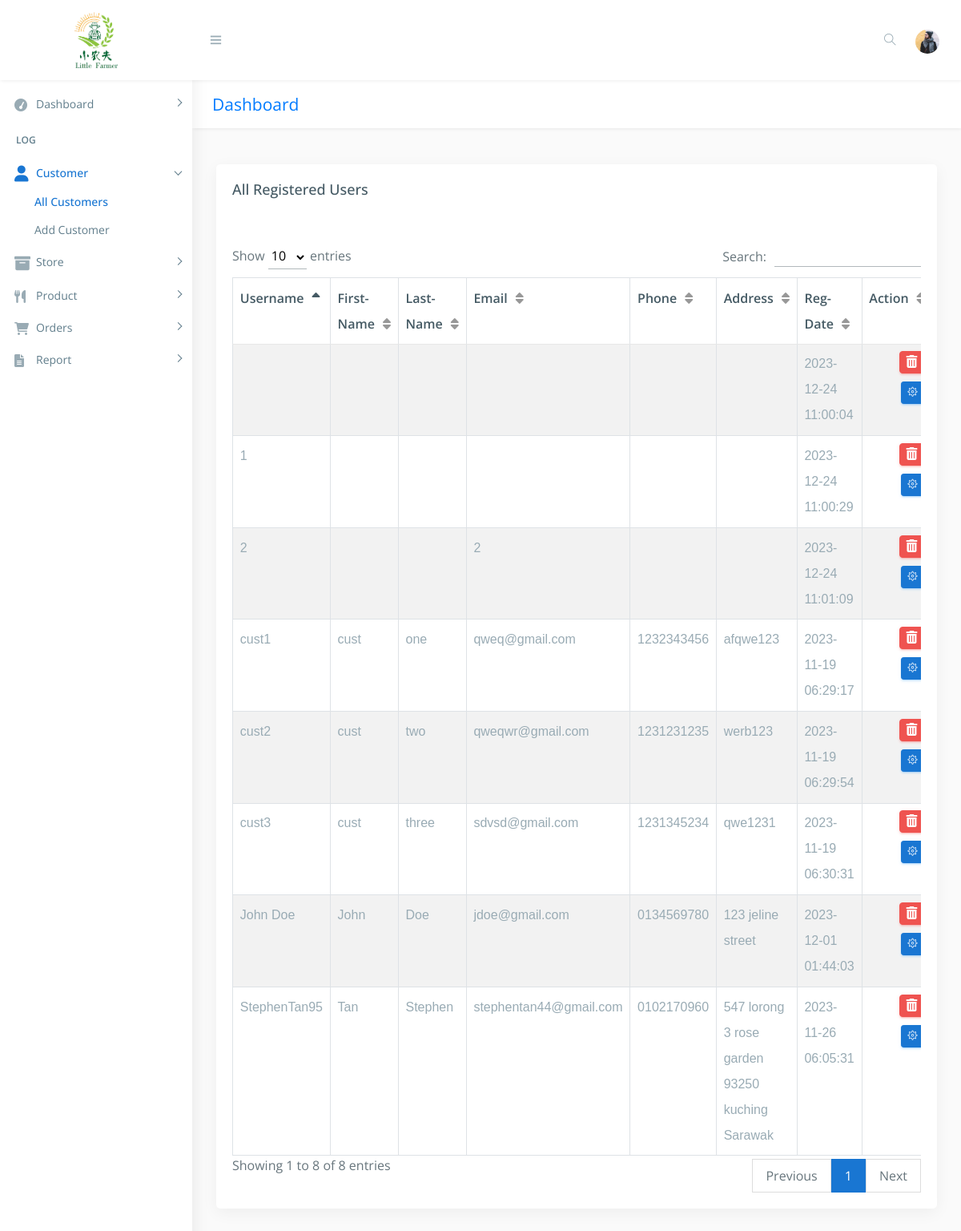
Page /seller-bp/allusers.php (signed in) on the committed database.
### tables this page shows
CREATE TABLE `users` (
  `u_id` int(222) NOT NULL,
  `username` varchar(222) NOT NULL,
  `f_name` varchar(222) NOT NULL,
  `l_name` varchar(222) NOT NULL,
  `fullName` varchar(50) NOT NULL,
  `email` varchar(222) NOT NULL,
  `phone` varchar(222) NOT NULL,
  `password` varchar(222) NOT NULL,
  `address` text NOT NULL,
  `status` int(222) NOT NULL DEFAULT 1,
  `date` timestamp NOT NULL DEFAULT current_timestamp() ON UPDATE current_timestamp()
);

### seller-bp/allusers.php (the view, shortened to what this page needs)
<!DOCTYPE html>
<html lang="en">
<head>
    <link href="css/lib/bootstrap/bootstrap.min.css" rel="stylesheet">
    <link href="css/helper.css" rel="stylesheet">
    <link href="css/style.css" rel="stylesheet">
</head>
<body class="fix-header fix-sidebar">
<?php
if (isset($_SESSION['adm_id']))
{
?>
    <div id="main-wrapper">
        <?php
        include("sidebar.php");
        ?>
        <div class="page-wrapper">
            <div class="row page-titles">
                <div class="col-md-5 align-self-center">
                    <h3 class="text-primary">Dashboard</h3> </div>
            </div>
            <div class="container-fluid">
                <div class="row">
                    <div class="col-12">
                        <div class="card">
                            <div class="card-body">
                                <h4 class="card-title">All Registered Users</h4>
                                <div class="table-responsive m-t-40">
                                    <table id="myTable" class="table table-bordered table-striped">
                                        <thead>
                                            <tr>
                                                <th>Username</th>
                                                <th>First-Name</th>
                                                <th>Last-Name</th>
                                                <th>Email</th>
                                                <th>Phone</th>
												<th>Address</th>
											<?php
												if($_SESSION['adm_co'] == "SUPA"){
											?>
												<th>Reg-Date</th>
												<th>Action</th>
											<?php
												}
											?>
                                            </tr>
                                        </thead>
                                        <tbody>
											<?php
											if($_SESSION['adm_co'] == "SUPA")
												$sql = "SELECT * FROM users WHERE status < 3 ORDER BY status";
											else
												$sql = "SELECT DISTINCT user_id FROM orders JOIN users ON orders.user_id = users.u_id WHERE status < 3 AND order_status < 3 AND order_belong = '".$_SESSION['store']."' ORDER BY order_status DESC";
												$query = $db->query($sql);
                                                if(!$query->num_rows > 0 )
                                                {
													if($_SESSION['adm_co'] == "SUPA")
                                                    	echo '<td colspan="8"><center>No User-Data!</center></td>';
													else
														echo '<td colspan="6"><center>No User-Data!</center></td>';
                                                }
                                                else
                                                {
                                                    while($rows=mysqli_fetch_array($query))
                                                    {
														if($_SESSION['adm_co'] == "SUPA"){
															echo ' <tr><td>'.$rows['username'].'</td>
																		<td>'.$rows['f_name'].'</td>
																		<td>'.$rows['l_name'].'</td>
																		<td>'.$rows['email'].'</td>
																		<td>'.$rows['phone'].'</td>
																		<td>'.$rows['address'].'</td>
																		<td>'.$rows['date'].'</td>
																		<td><a href="delete_users.php?user_del='.$rows['u_id'].'" class="btn btn-danger btn-flat btn-addon btn-xs m-b-10"><i class="fa fa-trash-o" style="font-size:16px"></i></a>
																		<a href="update_users.php?user_upd='.$rows['u_id'].'" " class="btn btn-info btn-flat btn-addon btn-sm m-b-10 m-l-5"><i class="ti-settings"></i></a>
																		</td></tr>';
														}
                                                    }
                                                }
											?>
                                        </tbody>
                                    </table>
                                </div>
                            </div>
                        </div>
					</div>
                </div>
            </div>
        </div>
    </div>
<?php
}
?>
</body>
</html>

### seller-bp/css/helper.css (style rules this page uses)
.m-t-40 { margin-top: 40px!important; }
.m-b-10 { margin-bottom: 10px!important; }
.m-l-5 { margin-left: 5px!important; }

### rows in the picture
users: username "cust1", f_name "cust", l_name "one", email "qweq@gmail.com", phone "1232343456", address "afqwe123", date "2023-11-19 06:29:17"
users: username "cust2", f_name "cust", l_name "two", email "qweqwr@gmail.com", phone "1231231235", address "werb123", date "2023-11-19 06:29:54"
users: username "cust3", f_name "cust", l_name "three", email "sdvsd@gmail.com", phone "1231345234", address "qwe1231", date "2023-11-19 06:30:31"
users: username "StephenTan95", f_name "Tan", l_name "Stephen", email "stephentan44@gmail.com", phone "0102170960", address "547 lorong 3 rose garden 93250 kuching Sarawak", date "2023-11-26 06:05:31"
users: username "John Doe", f_name "John", l_name "Doe", email "jdoe@gmail.com", phone "0134569780", address "123 jeline street", date "2023-12-01 01:44:03"
users: date "2023-12-24 11:00:04"
users: username "1", date "2023-12-24 11:00:29"
users: username "2", email "2", date "2023-12-24 11:01:09"
